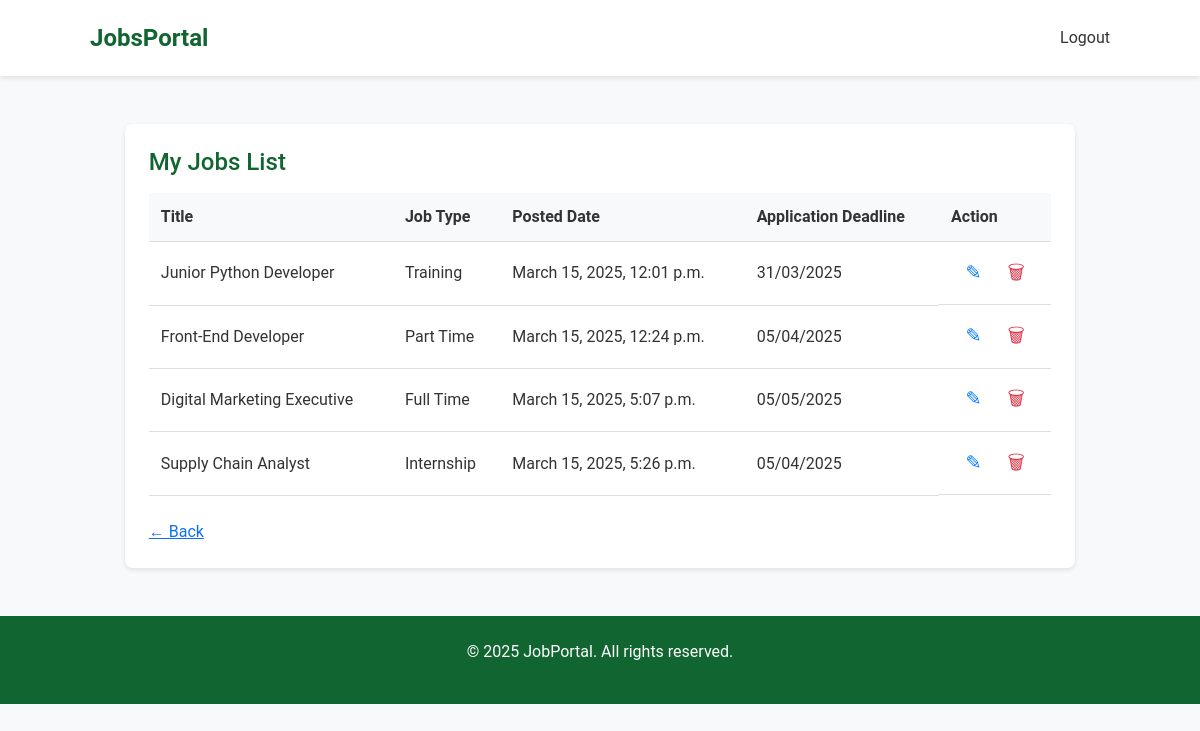
The page /myjobs/ (signed in) on the database its author committed.
### jobs/models.py (models this page shows, shortened)
class Job(models.Model):
    employer = models.ForeignKey(User, on_delete=models.CASCADE, limit_choices_to={'user_type': 'employer'})
    company_name = models.CharField(max_length=255, blank=True, null=True)
    company_website = models.URLField(blank=True, null=True)
    job_title = models.CharField(max_length=200,null=True,blank=True)
    description = models.TextField()
    required_skills = models.TextField(blank=True, null=True)
    location = models.CharField(max_length=100)
    salary_range = models.CharField(max_length=100,null=True,blank=True)
    category = models.ForeignKey(JobCategory, on_delete=models.SET_NULL, null=True, blank=True)
    job_type = models.ForeignKey(JobType, on_delete=models.SET_NULL, null=True, blank=True)
    minimum_qualification = models.CharField(max_length=100, default="Bachelor")
    experience_level = models.CharField(max_length=100,default="Fresher")
    application_deadline = models.DateField(null=True,blank=True)
    posted_at = models.DateTimeField(auto_now_add=True)

class JobType(models.Model):
    name = models.CharField(max_length=50, unique=True)

### jobs/views.py (the view)
# urls.py: path('myjobs/',my_jobs),
@login_required
def my_jobs(request):
    jobs = Job.objects.filter(employer=request.user)
    return render(request, 'my_jobs.html', {'jobs': jobs})

### jobs/templates/my_jobs.html
{% extends 'base.html' %}
{% load static %}
{% block content %}
<div class="container jobs-list-section">
    <h1>My Jobs List</h1>
    <table class="jobs-table">
        <thead>
            <tr>
                <th>Title</th>
                <th>Job Type</th>
                <th>Posted Date</th>
                <th>Application Deadline</th>
                <th>Action</th>
            </tr>
        </thead>
        <tbody>
            {% for job in jobs %}
            <tr>
                <td>{{ job.job_title }}</td>
                <td>{{ job.job_type.name }}</td>
                <td>{{ job.posted_at }}</td>
                <td>{{ job.application_deadline|date:"d/m/Y" }}</td>
                <td class="action-icons">
                    <a href="/editjob/{{job.id}}" class="edit-icon" title="Edit">&#9998;</a>
                    <a href="/deletejob/{{job.id}}" class="delete-icon" title="Delete">&#128465;</a>
                </td>
            </tr>
            {% empty %}
            <tr>
                <td colspan="5" class="no-data">No jobs posted yet.</td>
            </tr>
            {% endfor %}
        </tbody>
    </table>
    <br>
    <a href="/emp/" class="custom-back-btn">← Back</a>
</div>
{% endblock %}

### jobs/static/css/base.css (style rules this page uses)
body { font-family: Arial, sans-serif; margin: 0; padding: 0; background-color: #f8f9fa; }

### jobs/static/css/style.css (style rules this page uses)
body { font-family: 'Poppins', sans-serif; margin: 0; padding: 0; background-color: #f8f9fa; }

### jobs/static/css/job_apply.css (style rules this page uses)
body { font-family: Arial, sans-serif; margin: 0; padding: 0; background-color: #f5f5f5; }

### jobs/static/css/register.css (style rules this page uses)
body { background-color: #f9fafb; font-family: 'Segoe UI', sans-serif; }

### jobs/static/css/login.css (style rules this page uses)
body { background-color: #f8f9fa; }

### jobs/static/css/myjobs.css (style rules this page uses)
* { margin: 0; padding: 0; box-sizing: border-box; }
body { font-family: Arial, sans-serif; background-color: #f8f9fa; color: #333; }
.container { width: 90%; max-width: 1200px; margin: 0 auto; }
.jobs-list-section { background-color: #fff; margin-top: 1rem; padding: 1.5rem; border-radius: 8px; box-shadow: 0 2px 5px rgba(0,0,0,0.1); margin-bottom: 2rem; }
.jobs-list-section h1 { font-size: 1.5rem; color: #116530; margin-bottom: 1rem; }
.jobs-table { width: 100%; border-collapse: collapse; margin-top: 1rem; }
.jobs-table thead { background-color: #f8f9fa; }
.jobs-table th, .jobs-table td { text-align: left; padding: 0.75rem; border-bottom: 1px solid #ddd; }
.jobs-table th { font-weight: 600; }
.action-icons { display: flex; gap: 0.5rem; }
.edit-icon, .delete-icon { text-decoration: none; font-size: 1rem; padding: 0.3rem 0.5rem; border-radius: 5px; transition: background 0.2s; }
.edit-icon { color: #007bff; }
.delete-icon { color: #dc3545; }

### jobs/static/css/schedule.css (style rules this page uses)
body { background-color: #f8f9fa; font-family: 'Arial', sans-serif; }

### jobs/static/css/myapplication.css (style rules this page uses)
.container { max-width: 1140px; }
.action-icons { display: flex; gap: 10px; justify-content: center; }
.action-icons a { text-decoration: none; font-size: 1.2rem; cursor: pointer; transition: transform 0.2s ease-in-out; }
.edit-icon { color: #007bff; }
.delete-icon { color: #dc3545; }

### jobs/templates/base.html (style rules this page uses)
body { background-color: #f8f9fa; font-family: 'Roboto', sans-serif; }

### rows shown on the page
Job: job_title "Junior Python Developer", job_type.name "Training", posted_at "March 15, 2025, 12:01 p.m.", application_deadline "31/03/2025"
Job: job_title "Front-End Developer", job_type.name "Part Time", posted_at "March 15, 2025, 12:24 p.m.", application_deadline "05/04/2025"
Job: job_title "Digital Marketing Executive", job_type.name "Full Time", posted_at "March 15, 2025, 5:07 p.m.", application_deadline "05/05/2025"
Job: job_title "Supply Chain Analyst", job_type.name "Internship", posted_at "March 15, 2025, 5:26 p.m.", application_deadline "05/04/2025"
